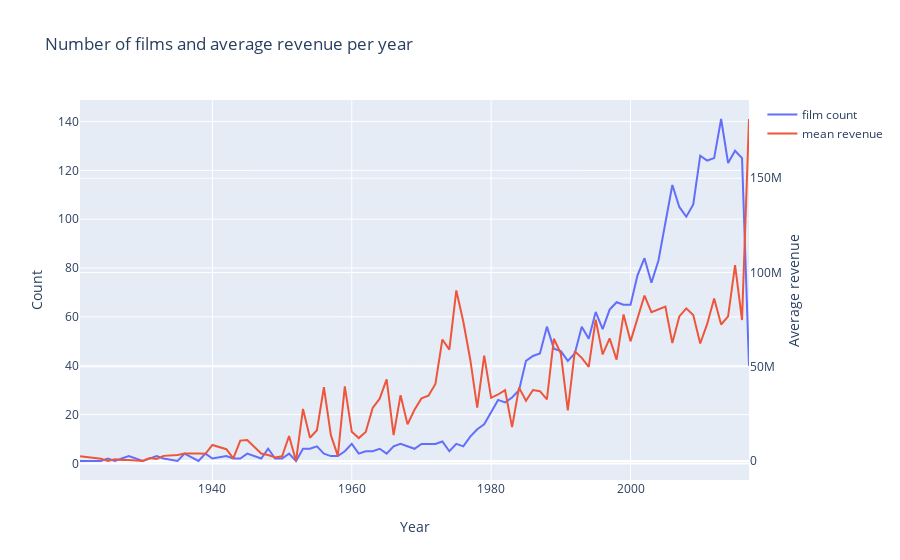

The cell this chart's notebook holds for it:
### Code cell
d1 = train['release_date_year'].value_counts().sort_index()
d2 = train.groupby(['release_date_year'])['revenue'].mean()

data = [go.Scatter(x=d1.index, y=d1.values, name='film count'),
        go.Scatter(x=d2.index, y=d2.values, name='mean revenue', yaxis='y2')]

layout = go.Layout(dict(title = "Number of films and average revenue per year",
                  xaxis = dict(title = 'Year'),
                  yaxis = dict(title = 'Count'),
                  yaxis2=dict(title='Average revenue', overlaying='y', side='right')
                  ),legend=dict(
                orientation="v"))
py.iplot(dict(data=data, layout=layout))
